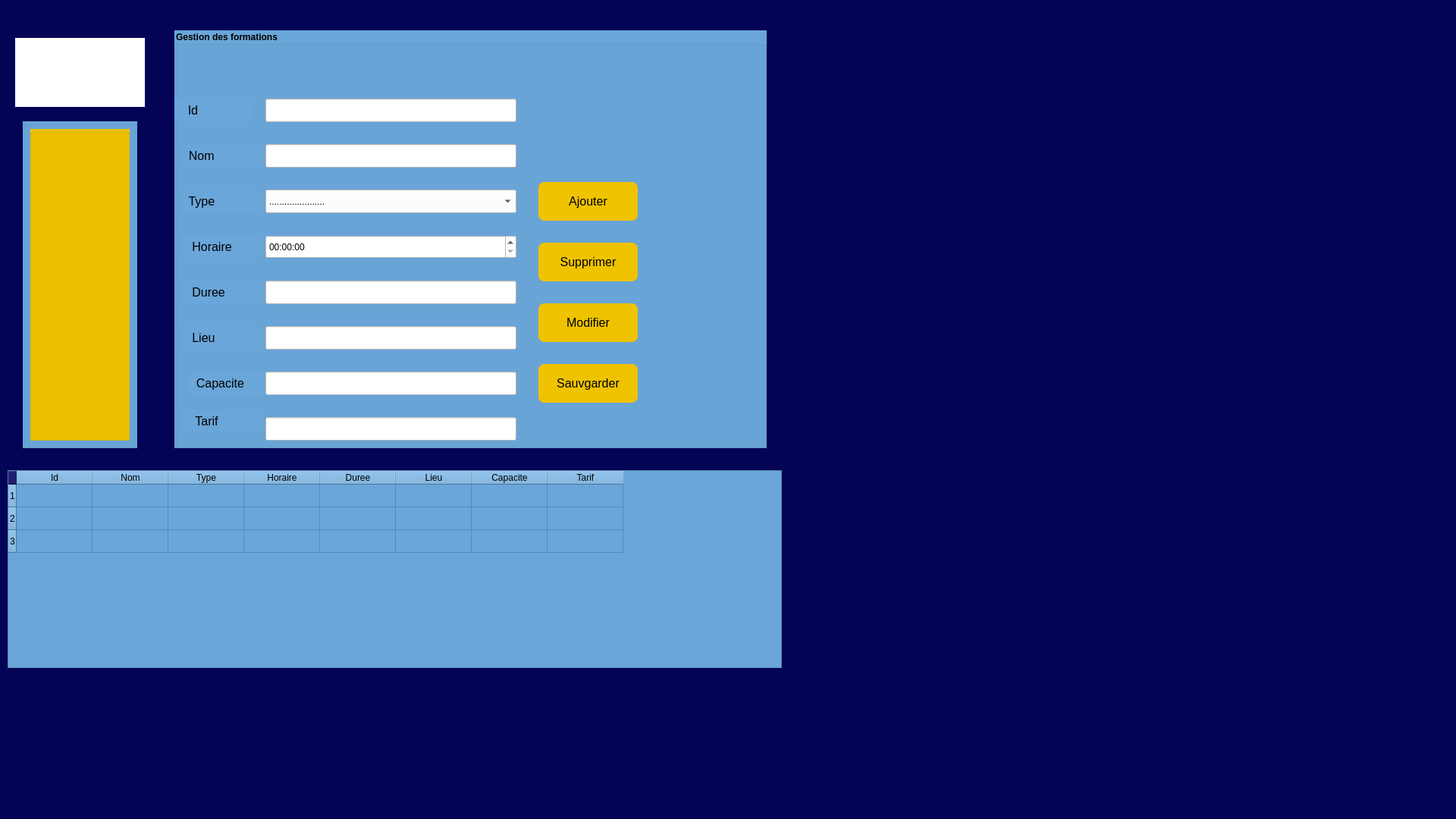
<?xml version="1.0" encoding="UTF-8"?>
<ui version="4.0">
 <class>MainWindow</class>
 <widget class="QMainWindow" name="MainWindow">
  <property name="geometry">
   <rect>
    <x>0</x>
    <y>0</y>
    <width>1920</width>
    <height>1080</height>
   </rect>
  </property>
  <property name="font">
   <font>
    <pointsize>20</pointsize>
   </font>
  </property>
  <property name="windowTitle">
   <string>Gestion des formations</string>
  </property>
  <property name="styleSheet">
   <string notr="true">background-color: rgb(240, 195, 0);
background-color: rgb(4, 4, 87);</string>
  </property>
  <widget class="QWidget" name="centralwidget">
   <widget class="QGroupBox" name="groupBox">
    <property name="geometry">
     <rect>
      <x>230</x>
      <y>40</y>
      <width>781</width>
      <height>551</height>
     </rect>
    </property>
    <property name="font">
     <font>
      <bold>true</bold>
     </font>
    </property>
    <property name="styleSheet">
     <string notr="true">background-color: rgb(106, 166, 218);</string>
    </property>
    <property name="title">
     <string>Gestion des formations</string>
    </property>
    <widget class="QLabel" name="label_8">
     <property name="geometry">
      <rect>
       <x>0</x>
       <y>90</y>
       <width>101</width>
       <height>31</height>
      </rect>
     </property>
     <property name="font">
      <font>
       <pointsize>12</pointsize>
      </font>
     </property>
     <property name="styleSheet">
      <string notr="true">border-color: rgb(0, 0, 0);
background-color: rgb(106, 166, 218);</string>
     </property>
     <property name="text">
      <string>    Id </string>
     </property>
    </widget>
    <widget class="QLabel" name="label_9">
     <property name="geometry">
      <rect>
       <x>10</x>
       <y>150</y>
       <width>101</width>
       <height>31</height>
      </rect>
     </property>
     <property name="font">
      <font>
       <pointsize>12</pointsize>
      </font>
     </property>
     <property name="styleSheet">
      <string notr="true">border-color: rgb(252, 252, 252);
background-color: rgb(106, 166, 218);</string>
     </property>
     <property name="text">
      <string>  Nom</string>
     </property>
    </widget>
    <widget class="QLabel" name="label_10">
     <property name="geometry">
      <rect>
       <x>10</x>
       <y>210</y>
       <width>101</width>
       <height>31</height>
      </rect>
     </property>
     <property name="font">
      <font>
       <pointsize>12</pointsize>
      </font>
     </property>
     <property name="styleSheet">
      <string notr="true">border-color: rgb(252, 252, 252);
background-color: rgb(106, 166, 218);</string>
     </property>
     <property name="text">
      <string>  Type</string>
     </property>
    </widget>
    <widget class="QLabel" name="label_11">
     <property name="geometry">
      <rect>
       <x>10</x>
       <y>270</y>
       <width>101</width>
       <height>31</height>
      </rect>
     </property>
     <property name="font">
      <font>
       <pointsize>12</pointsize>
      </font>
     </property>
     <property name="styleSheet">
      <string notr="true">border-color: rgb(252, 252, 252);
background-color: rgb(106, 166, 218);</string>
     </property>
     <property name="text">
      <string>   Horaire</string>
     </property>
    </widget>
    <widget class="QLabel" name="label_4">
     <property name="geometry">
      <rect>
       <x>10</x>
       <y>330</y>
       <width>101</width>
       <height>31</height>
      </rect>
     </property>
     <property name="font">
      <font>
       <pointsize>12</pointsize>
      </font>
     </property>
     <property name="styleSheet">
      <string notr="true">background-color: rgb(106, 166, 218);</string>
     </property>
     <property name="text">
      <string>   Duree</string>
     </property>
    </widget>
    <widget class="QLabel" name="label_12">
     <property name="geometry">
      <rect>
       <x>10</x>
       <y>390</y>
       <width>101</width>
       <height>31</height>
      </rect>
     </property>
     <property name="font">
      <font>
       <pointsize>12</pointsize>
      </font>
     </property>
     <property name="styleSheet">
      <string notr="true">border-color: rgb(252, 252, 252);
background-color: rgb(106, 166, 218);</string>
     </property>
     <property name="text">
      <string>   Lieu</string>
     </property>
    </widget>
    <widget class="QLabel" name="label_13">
     <property name="geometry">
      <rect>
       <x>20</x>
       <y>450</y>
       <width>101</width>
       <height>31</height>
      </rect>
     </property>
     <property name="font">
      <font>
       <pointsize>12</pointsize>
      </font>
     </property>
     <property name="styleSheet">
      <string notr="true">border-color: rgb(252, 252, 252);
background-color: rgb(106, 166, 218);</string>
     </property>
     <property name="text">
      <string>  Capacite</string>
     </property>
    </widget>
    <widget class="QLabel" name="label_3">
     <property name="geometry">
      <rect>
       <x>10</x>
       <y>500</y>
       <width>101</width>
       <height>31</height>
      </rect>
     </property>
     <property name="font">
      <font>
       <pointsize>12</pointsize>
      </font>
     </property>
     <property name="styleSheet">
      <string notr="true">background-color: rgb(106, 166, 218);</string>
     </property>
     <property name="text">
      <string>    Tarif</string>
     </property>
    </widget>
    <widget class="QLineEdit" name="lineEdit_id">
     <property name="geometry">
      <rect>
       <x>120</x>
       <y>90</y>
       <width>331</width>
       <height>31</height>
      </rect>
     </property>
     <property name="styleSheet">
      <string notr="true">background-color: rgb(255, 255, 255);</string>
     </property>
    </widget>
    <widget class="QLineEdit" name="lineEdit_nom">
     <property name="geometry">
      <rect>
       <x>120</x>
       <y>150</y>
       <width>331</width>
       <height>31</height>
      </rect>
     </property>
     <property name="styleSheet">
      <string notr="true">background-color: rgb(255, 255, 255);</string>
     </property>
    </widget>
    <widget class="QComboBox" name="lineEdit_type">
     <property name="geometry">
      <rect>
       <x>120</x>
       <y>210</y>
       <width>331</width>
       <height>31</height>
      </rect>
     </property>
     <property name="styleSheet">
      <string notr="true">background-color: rgb(255, 255, 255);
color: rgb(0, 0, 0);</string>
     </property>
     <item>
      <property name="text">
       <string>......................</string>
      </property>
     </item>
     <item>
      <property name="text">
       <string>Francais</string>
      </property>
     </item>
     <item>
      <property name="text">
       <string>math</string>
      </property>
     </item>
     <item>
      <property name="text">
       <string>Science</string>
      </property>
     </item>
     <item>
      <property name="text">
       <string>Physique</string>
      </property>
     </item>
     <item>
      <property name="text">
       <string>Anglais</string>
      </property>
     </item>
    </widget>
    <widget class="QTimeEdit" name="lineEdit_h">
     <property name="geometry">
      <rect>
       <x>120</x>
       <y>270</y>
       <width>331</width>
       <height>31</height>
      </rect>
     </property>
     <property name="styleSheet">
      <string notr="true">color: rgb(255, 255, 255);
color: rgb(0, 0, 0);
background-color: rgb(255, 255, 255);</string>
     </property>
    </widget>
    <widget class="QLineEdit" name="lineEdit_D">
     <property name="geometry">
      <rect>
       <x>120</x>
       <y>330</y>
       <width>331</width>
       <height>31</height>
      </rect>
     </property>
     <property name="styleSheet">
      <string notr="true">background-color: rgb(255, 255, 255);</string>
     </property>
    </widget>
    <widget class="QLineEdit" name="lineEdit_lieu">
     <property name="geometry">
      <rect>
       <x>120</x>
       <y>390</y>
       <width>331</width>
       <height>31</height>
      </rect>
     </property>
     <property name="styleSheet">
      <string notr="true">background-color: rgb(255, 255, 255);</string>
     </property>
    </widget>
    <widget class="QLineEdit" name="lineEdit_Ca">
     <property name="geometry">
      <rect>
       <x>120</x>
       <y>450</y>
       <width>331</width>
       <height>31</height>
      </rect>
     </property>
     <property name="styleSheet">
      <string notr="true">background-color: rgb(255, 255, 255);</string>
     </property>
    </widget>
    <widget class="QLineEdit" name="lineEdit_Ta">
     <property name="geometry">
      <rect>
       <x>120</x>
       <y>510</y>
       <width>331</width>
       <height>31</height>
      </rect>
     </property>
     <property name="styleSheet">
      <string notr="true">background-color: rgb(255, 255, 255);</string>
     </property>
    </widget>
    <widget class="QPushButton" name="pushButton">
     <property name="geometry">
      <rect>
       <x>480</x>
       <y>200</y>
       <width>131</width>
       <height>51</height>
      </rect>
     </property>
     <property name="font">
      <font>
       <pointsize>12</pointsize>
      </font>
     </property>
     <property name="styleSheet">
      <string notr="true">background-color: rgb(240, 195, 0);
color: rgb(0, 0, 0);
border-color: rgb(85, 255, 127);
border-radius: 8px;


</string>
     </property>
     <property name="text">
      <string>Ajouter</string>
     </property>
    </widget>
    <widget class="QPushButton" name="pushButton_2">
     <property name="geometry">
      <rect>
       <x>480</x>
       <y>280</y>
       <width>131</width>
       <height>51</height>
      </rect>
     </property>
     <property name="font">
      <font>
       <pointsize>12</pointsize>
      </font>
     </property>
     <property name="styleSheet">
      <string notr="true">background-color: rgb(240, 195, 0);
border-radius: 8px;</string>
     </property>
     <property name="text">
      <string>Supprimer</string>
     </property>
    </widget>
    <widget class="QPushButton" name="pushButton_5">
     <property name="geometry">
      <rect>
       <x>480</x>
       <y>360</y>
       <width>131</width>
       <height>51</height>
      </rect>
     </property>
     <property name="font">
      <font>
       <pointsize>12</pointsize>
      </font>
     </property>
     <property name="styleSheet">
      <string notr="true">background-color: rgb(240, 195, 0);
color: rgb(0, 0, 0);
border-radius: 8px;</string>
     </property>
     <property name="text">
      <string>Modifier</string>
     </property>
    </widget>
    <widget class="QPushButton" name="pushButton_6">
     <property name="geometry">
      <rect>
       <x>480</x>
       <y>440</y>
       <width>131</width>
       <height>51</height>
      </rect>
     </property>
     <property name="font">
      <font>
       <pointsize>12</pointsize>
      </font>
     </property>
     <property name="styleSheet">
      <string notr="true">background-color: rgb(240, 195, 0);
color: rgb(0, 0, 0);
border-radius: 8px;</string>
     </property>
     <property name="text">
      <string>Sauvgarder</string>
     </property>
    </widget>
   </widget>
   <widget class="QTableWidget" name="tableWidget">
    <property name="geometry">
     <rect>
      <x>10</x>
      <y>620</y>
      <width>1021</width>
      <height>261</height>
     </rect>
    </property>
    <property name="styleSheet">
     <string notr="true">border-color: rgb(85, 170, 255);
background-color: rgb(106, 166, 218);</string>
    </property>
    <property name="rowCount">
     <number>3</number>
    </property>
    <property name="columnCount">
     <number>8</number>
    </property>
    <row/>
    <row/>
    <row/>
    <column>
     <property name="text">
      <string>Id</string>
     </property>
    </column>
    <column>
     <property name="text">
      <string>Nom</string>
     </property>
    </column>
    <column>
     <property name="text">
      <string>Type</string>
     </property>
    </column>
    <column>
     <property name="text">
      <string>Horaire</string>
     </property>
    </column>
    <column>
     <property name="text">
      <string>Duree</string>
     </property>
    </column>
    <column>
     <property name="text">
      <string>Lieu</string>
     </property>
    </column>
    <column>
     <property name="text">
      <string>Capacite</string>
     </property>
    </column>
    <column>
     <property name="text">
      <string>Tarif</string>
     </property>
    </column>
   </widget>
   <widget class="QGroupBox" name="groupBox_2">
    <property name="geometry">
     <rect>
      <x>30</x>
      <y>160</y>
      <width>151</width>
      <height>431</height>
     </rect>
    </property>
    <property name="styleSheet">
     <string notr="true">background-color: rgb(106, 166, 218);</string>
    </property>
    <property name="title">
     <string/>
    </property>
    <widget class="QGroupBox" name="groupBox_3">
     <property name="geometry">
      <rect>
       <x>10</x>
       <y>10</y>
       <width>131</width>
       <height>411</height>
      </rect>
     </property>
     <property name="styleSheet">
      <string notr="true">background-color: rgb(240, 195, 0);</string>
     </property>
     <property name="title">
      <string/>
     </property>
    </widget>
   </widget>
   <widget class="QLabel" name="label">
    <property name="geometry">
     <rect>
      <x>20</x>
      <y>50</y>
      <width>171</width>
      <height>91</height>
     </rect>
    </property>
    <property name="styleSheet">
     <string notr="true">background-color: rgb(255, 255, 255);</string>
    </property>
    <property name="text">
     <string/>
    </property>
    <property name="pixmap">
     <pixmap>../../Downloads/551340347_4214510502130824_9073597560338004353_n-removebg-preview.png</pixmap>
    </property>
    <property name="scaledContents">
     <bool>true</bool>
    </property>
   </widget>
  </widget>
  <widget class="QMenuBar" name="menubar">
   <property name="geometry">
    <rect>
     <x>0</x>
     <y>0</y>
     <width>1920</width>
     <height>26</height>
    </rect>
   </property>
  </widget>
  <widget class="QStatusBar" name="statusbar"/>
 </widget>
 <resources/>
 <connections/>
</ui>
